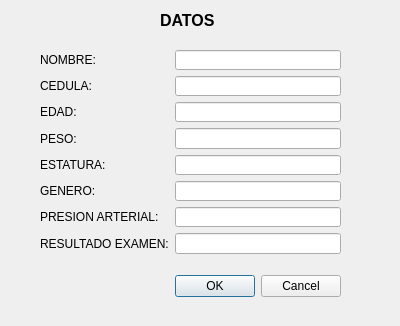
<?xml version="1.0" encoding="UTF-8"?>
<ui version="4.0">
 <class>Dialog</class>
 <widget class="QDialog" name="Dialog">
  <property name="geometry">
   <rect>
    <x>0</x>
    <y>0</y>
    <width>400</width>
    <height>326</height>
   </rect>
  </property>
  <property name="windowTitle">
   <string>Dialog</string>
  </property>
  <widget class="QDialogButtonBox" name="buttonBox">
   <property name="geometry">
    <rect>
     <x>50</x>
     <y>270</y>
     <width>291</width>
     <height>32</height>
    </rect>
   </property>
   <property name="orientation">
    <enum>Qt::Horizontal</enum>
   </property>
   <property name="standardButtons">
    <set>QDialogButtonBox::Cancel|QDialogButtonBox::Ok</set>
   </property>
  </widget>
  <widget class="QWidget" name="formLayoutWidget">
   <property name="geometry">
    <rect>
     <x>40</x>
     <y>50</y>
     <width>301</width>
     <height>204</height>
    </rect>
   </property>
   <layout class="QFormLayout" name="formLayout">
    <item row="0" column="0">
     <widget class="QLabel" name="label">
      <property name="text">
       <string>NOMBRE:</string>
      </property>
     </widget>
    </item>
    <item row="1" column="0">
     <widget class="QLabel" name="label_2">
      <property name="text">
       <string>CEDULA:</string>
      </property>
     </widget>
    </item>
    <item row="2" column="0">
     <widget class="QLabel" name="label_3">
      <property name="text">
       <string>EDAD:</string>
      </property>
     </widget>
    </item>
    <item row="3" column="0">
     <widget class="QLabel" name="label_4">
      <property name="text">
       <string>PESO:</string>
      </property>
     </widget>
    </item>
    <item row="4" column="0">
     <widget class="QLabel" name="label_5">
      <property name="text">
       <string>ESTATURA:</string>
      </property>
     </widget>
    </item>
    <item row="5" column="0">
     <widget class="QLabel" name="label_6">
      <property name="text">
       <string>GENERO:</string>
      </property>
     </widget>
    </item>
    <item row="6" column="0">
     <widget class="QLabel" name="label_7">
      <property name="text">
       <string>PRESION ARTERIAL:</string>
      </property>
     </widget>
    </item>
    <item row="0" column="1">
     <widget class="QLineEdit" name="campo_nombre"/>
    </item>
    <item row="1" column="1">
     <widget class="QLineEdit" name="campo_cedula"/>
    </item>
    <item row="2" column="1">
     <widget class="QLineEdit" name="campo_edad"/>
    </item>
    <item row="3" column="1">
     <widget class="QLineEdit" name="campo_peso"/>
    </item>
    <item row="4" column="1">
     <widget class="QLineEdit" name="campo_estatura"/>
    </item>
    <item row="5" column="1">
     <widget class="QLineEdit" name="campo_genero"/>
    </item>
    <item row="6" column="1">
     <widget class="QLineEdit" name="campo_presion"/>
    </item>
    <item row="7" column="0">
     <widget class="QLabel" name="label_9">
      <property name="text">
       <string>RESULTADO EXAMEN:</string>
      </property>
     </widget>
    </item>
    <item row="7" column="1">
     <widget class="QLineEdit" name="campo_resultado"/>
    </item>
   </layout>
  </widget>
  <widget class="QLabel" name="label_8">
   <property name="geometry">
    <rect>
     <x>160</x>
     <y>10</y>
     <width>81</width>
     <height>21</height>
    </rect>
   </property>
   <property name="font">
    <font>
     <pointsize>12</pointsize>
     <weight>75</weight>
     <bold>true</bold>
    </font>
   </property>
   <property name="text">
    <string>DATOS</string>
   </property>
  </widget>
 </widget>
 <resources/>
 <connections>
  <connection>
   <sender>buttonBox</sender>
   <signal>accepted()</signal>
   <receiver>Dialog</receiver>
   <slot>accept()</slot>
   <hints>
    <hint type="sourcelabel">
     <x>248</x>
     <y>254</y>
    </hint>
    <hint type="destinationlabel">
     <x>157</x>
     <y>274</y>
    </hint>
   </hints>
  </connection>
  <connection>
   <sender>buttonBox</sender>
   <signal>rejected()</signal>
   <receiver>Dialog</receiver>
   <slot>reject()</slot>
   <hints>
    <hint type="sourcelabel">
     <x>316</x>
     <y>260</y>
    </hint>
    <hint type="destinationlabel">
     <x>286</x>
     <y>274</y>
    </hint>
   </hints>
  </connection>
 </connections>
</ui>
